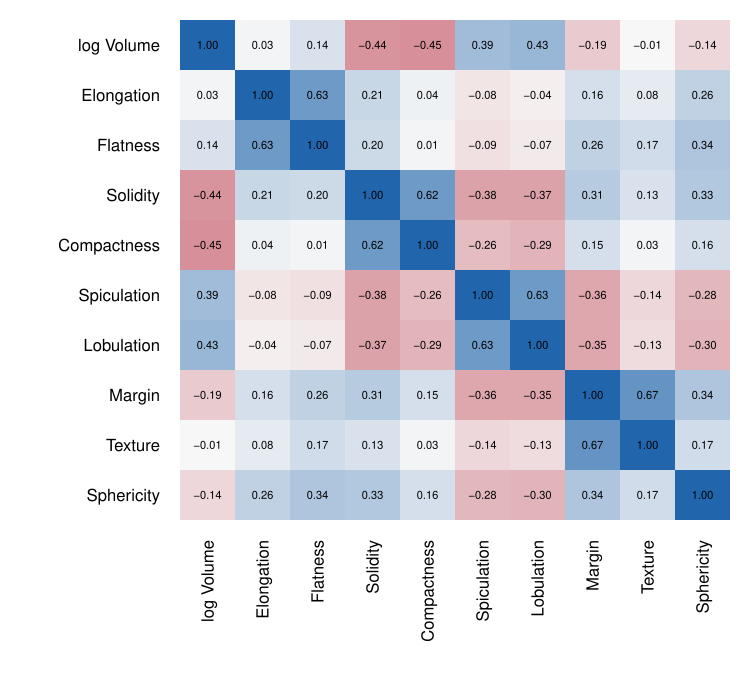

This figure's R source:
# Run from the repository root:
#   Rscript codes/plots/data-description/correlation.R

nod <- read.csv("data/processed/nodules_train.csv", stringsAsFactors = FALSE)

GEOM <- c("log_volume", "elongation", "flatness", "solidity", "compactness",
          "spiculation", "lobulation", "margin", "texture", "sphericity")
LABELS <- c(log_volume = "log Volume", elongation = "Elongation",
            flatness = "Flatness", solidity = "Solidity",
            compactness = "Compactness", spiculation = "Spiculation",
            lobulation = "Lobulation", margin = "Margin", texture = "Texture",
            sphericity = "Sphericity")

cm <- cor(nod[GEOM], use = "pairwise.complete.obs", method = "spearman")

pdf("codes/plots/data-description/correlation.pdf", width = 7.5, height = 7)
par(mar = c(9, 9, 1, 1))
p <- length(GEOM)
pal <- colorRampPalette(c("#b2182b", "#f7f7f7", "#2166ac"))(101)
image(1:p, 1:p, cm[, p:1], zlim = c(-1, 1), col = pal, axes = FALSE,
      xlab = "", ylab = "")
axis(1, 1:p, LABELS[GEOM], las = 2, tick = FALSE)
axis(2, 1:p, rev(LABELS[GEOM]), las = 1, tick = FALSE)
text(rep(1:p, p), rep(p:1, each = p), sprintf("%.2f", cm), cex = 0.7)
invisible(dev.off())
